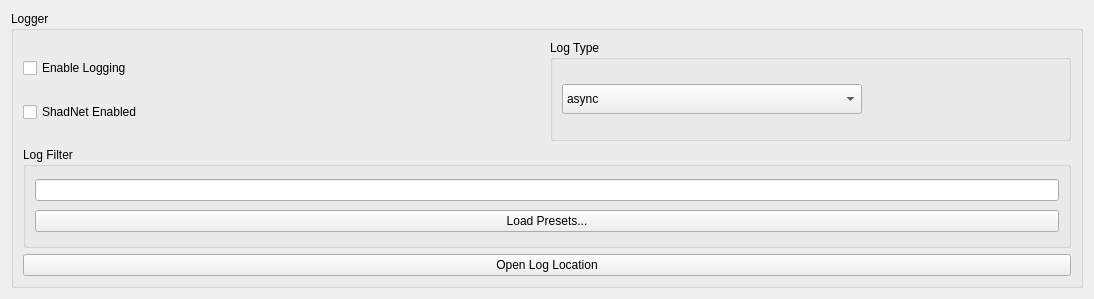
						<widget class="QWidget" name="logTabContents">
							<property name="geometry">
								<rect>
									<x>0</x>
									<y>0</y>
									<width>1094</width>
									<height>299</height>
								</rect>
							</property>
							<property name="sizePolicy">
								<sizepolicy hsizetype="Preferred" vsizetype="Fixed">
									<horstretch>0</horstretch>
									<verstretch>0</verstretch>
								</sizepolicy>
							</property>
							<layout class="QVBoxLayout" name="logTabVLayout" stretch="0">
								<item>
									<layout class="QHBoxLayout" name="horizontalLayout_log">
										<property name="leftMargin">
											<number>0</number>
										</property>
										<property name="topMargin">
											<number>0</number>
										</property>
										<item>
											<layout class="QVBoxLayout" name="loggerTabLayoutRight">
												<item>
													<widget class="QGroupBox" name="loggerGroupBox">
														<property name="title">
															<string>Logger</string>
														</property>
														<layout class="QVBoxLayout" name="loggerLayout">
															<property name="leftMargin">
																<number>9</number>
															</property>
															<property name="topMargin">
																<number>9</number>
															</property>
															<property name="rightMargin">
																<number>9</number>
															</property>
															<property name="bottomMargin">
																<number>9</number>
															</property>
															<item>
																<layout class="QHBoxLayout" name="horizontalLayout_12">
																	<property name="topMargin">
																		<number>0</number>
																	</property>
																	<item>
																		<layout class="QVBoxLayout" name="verticalLayout_7">
																			<property name="topMargin">
																				<number>0</number>
																			</property>
																			<item>
																				<widget class="QCheckBox" name="enableLoggingCheckBox">
																					<property name="text">
																						<string>Enable Logging</string>
																					</property>
																				</widget>
																			</item>
																			<item>
																				<widget class="QCheckBox" name="shadnetCheckBox">
																					<property name="text">
																						<string>ShadNet Enabled</string>
																					</property>
																				</widget>
																			</item>
																		</layout>
																	</item>
																	<item>
																		<widget class="QGroupBox" name="logTypeGroupBox">
																			<property name="title">
																				<string>Log Type</string>
																			</property>
																			<layout class="QVBoxLayout" name="logTypeBoxLayout">
																				<property name="leftMargin">
																					<number>9</number>
																				</property>
																				<property name="topMargin">
																					<number>9</number>
																				</property>
																				<property name="rightMargin">
																					<number>9</number>
																				</property>
																				<property name="bottomMargin">
																					<number>9</number>
																				</property>
																				<item>
																					<widget class="QComboBox" name="logTypeComboBox">
																						<property name="sizePolicy">
																							<sizepolicy hsizetype="Maximum" vsizetype="Fixed">
																								<horstretch>0</horstretch>
																								<verstretch>0</verstretch>
																							</sizepolicy>
																						</property>
																						<property name="maximumSize">
																							<size>
																								<width>300</width>
																								<height>30</height>
																							</size>
																						</property>
																						<item>
																							<property name="text">
																								<string>async</string>
																							</property>
																						</item>
																						<item>
																							<property name="text">
																								<string>sync</string>
																							</property>
																						</item>
																					</widget>
																				</item>
																			</layout>
																		</widget>
																	</item>
																</layout>
															</item>
															<item>
																<layout class="QVBoxLayout" name="vLayoutLogFilter">
																	<property name="spacing">
																		<number>6</number>
																	</property>
																	<property name="leftMargin">
																		<number>0</number>
																	</property>
																	<item>
																		<layout class="QHBoxLayout" name="hLayoutLogFilter">
																			<item>
																				<widget class="QGroupBox" name="logFilter">
																					<property name="title">
																						<string>Log Filter</string>
																					</property>
																					<layout class="QVBoxLayout" name="logFilterLayout">
																						<property name="leftMargin">
																							<number>9</number>
																						</property>
																						<property name="topMargin">
																							<number>9</number>
																						</property>
																						<property name="rightMargin">
																							<number>9</number>
																						</property>
																						<property name="bottomMargin">
																							<number>9</number>
																						</property>
																						<item>
																							<widget class="QLineEdit" name="logFilterLineEdit"/>
																						</item>
																						<item>
																							<widget class="QPushButton" name="logPresetsButton">
																								<property name="text">
																									<string>Load Presets...</string>
																								</property>
																							</widget>
																						</item>
																					</layout>
																				</widget>
																			</item>
																		</layout>
																	</item>
																</layout>
															</item>
															<item>
																<widget class="QPushButton" name="OpenLogLocationButton">
																	<property name="text">
																		<string>Open Log Location</string>
																	</property>
																</widget>
															</item>
														</layout>
													</widget>
												</item>
											</layout>
										</item>
									</layout>
								</item>
							</layout>
						</widget>
